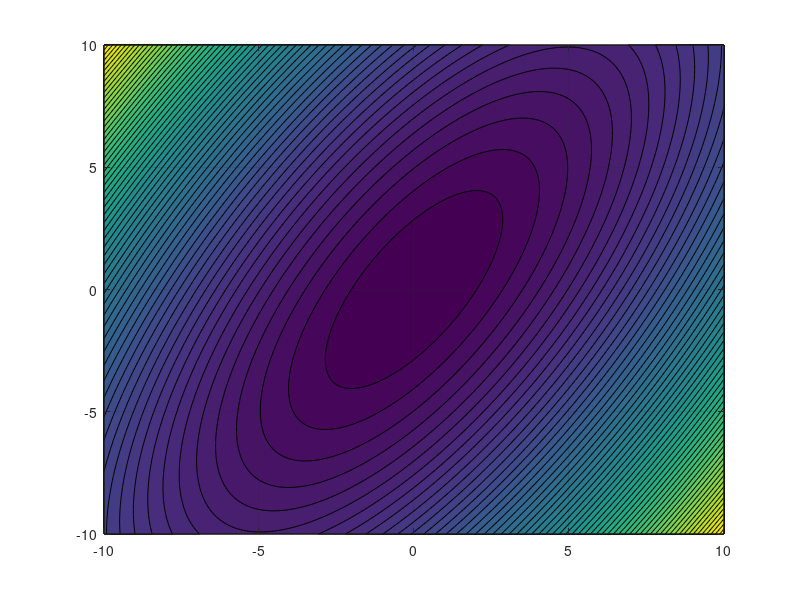

Write MATLAB code to recreate this figure.
%% f12(x)
format long;
fun = @(x) 2*x(1)^2 - 2*x(1)*x(2) + x(2)^2;

x0 = [2 6];

[x, y] = meshgrid(-10:0.1:10, -10:0.1:10);
z=2.*x.^2 - 2.*x.*y + y.^2;

figure(1)
contourf(x, y, z, 60);
grid on;
%options = optimset('PlotFcns', @optimplotfval,'TolX', 10e-8, 'TolFun', 10e-8, 'Display', 'iter');
options = optimset('PlotFcns', @optimplotfval,'TolX', 10e-3, 'TolFun', 10e-3, 'Display', 'iter');

[x,fval,exitflag,output] = fminsearch(fun, x0, options)

